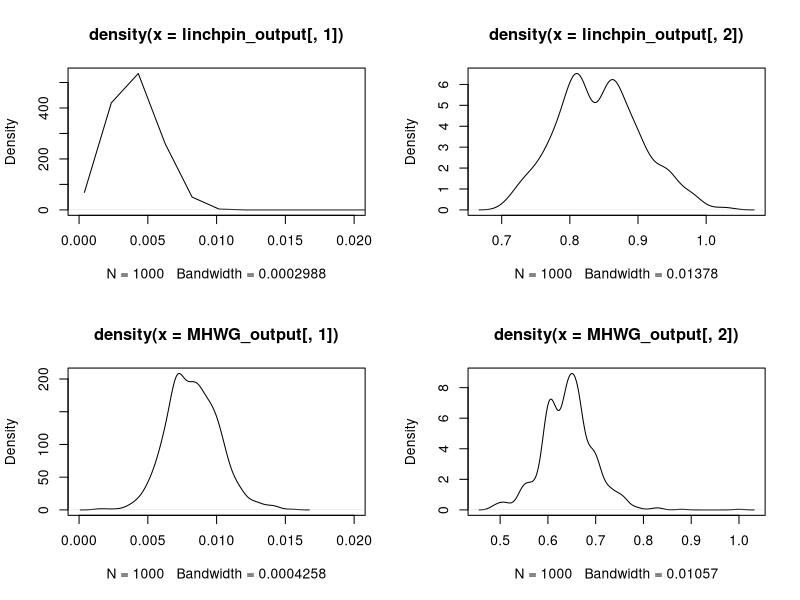
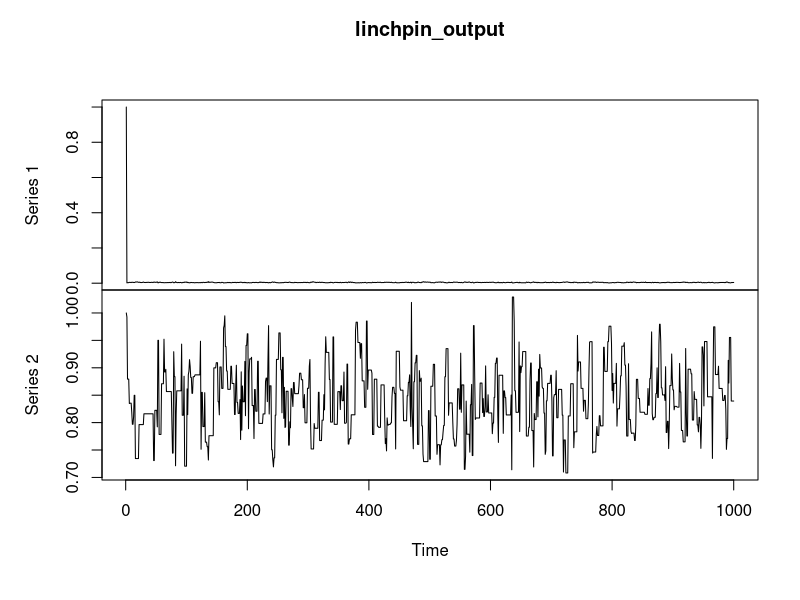
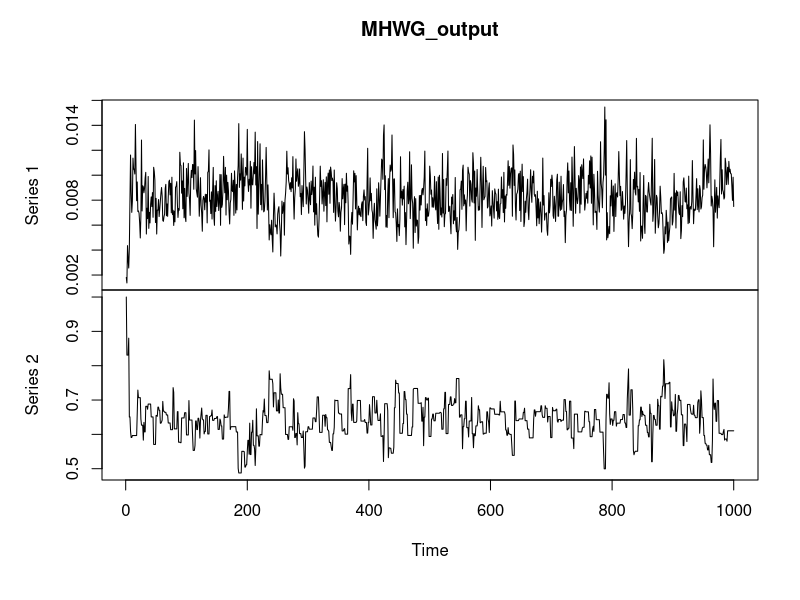
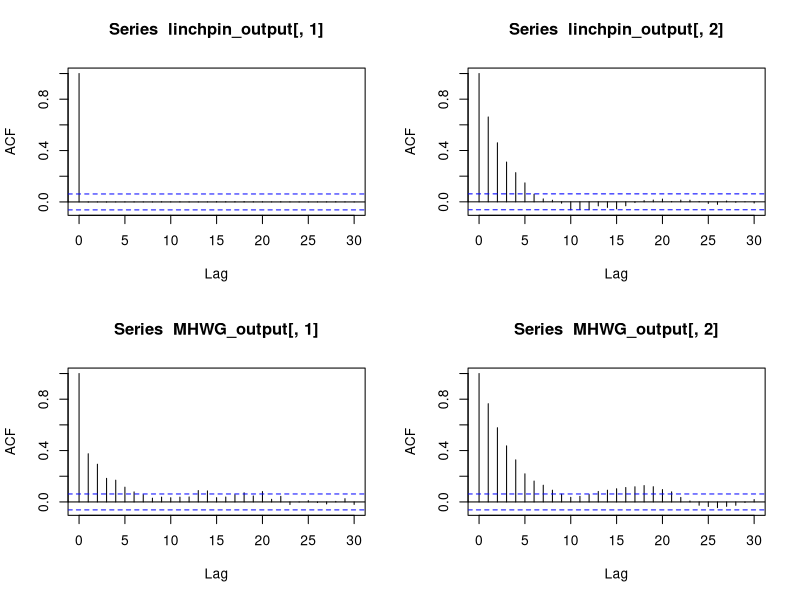

Recreate these plots in R, in order.
#################################################################
## Aim : Metropolis Hasting within Gibbs (MHWG) and Linchpin variable sampler
################################################################

set.seed(10)

# Log unnormalized posterior for MHWG with gamma priors
lupost_MHWG <- function(m, a1, b1, beta, T, lambda) {
  val <- (m+a1-1)*log(beta) + (beta-1)*sum(log(T)) -lambda*sum(T^beta) - b1*beta
  return(val)
}

# Log unnormalized posterior for linchpin with gamma priors
lupost_linchpin <- function(m, a1, a0, b0, b1, beta, T)  {
  val <- (m+a1-1)*log(beta) + (beta-1)*sum(log(T)) - b1*beta - (m+a0)*log(b0+sum(T^beta))
  return(val)
}

# Function to generate output from MHWG
MHWG <- function(T, a0, a1, b0, b1, init, n, h)  {
  m = length(T)
  acceptance_prob <- 0
  output <- matrix(0, nrow = n, ncol = 2)
  output[1,] = init
  output[1,1] = rgamma(1, shape = m+a0, rate = b0 + sum(T^output[1,2]))       
  
  for(j in 2:n) {
    output[j,1] = rgamma(1, shape = m+a0, rate = b0 + sum(T^output[j-1,2]))     # Gibbs step for the first variable
    
    proposed <- rgamma(1, output[j-1,2]^2/h, output[j-1,2]/h)                   # MH for updating the second variable
    if(proposed<0)  {
      proposed = output[j-1,2]
    }
    alpha <- exp( lupost_MHWG(m, a1, b1, proposed, T, output[j,1]) + ((proposed^2)/h-1)*log(proposed) - (proposed/h)*proposed - 
                    lupost_MHWG(m, a1, b1, output[j-1,2], T, output[j,1]) - ((output[j-1,2]^2)/h-1)*log(output[j-1,2]) + (output[j-1,2]/h)*output[j-1,2])
    if(runif(1) < alpha)  {
      output[j,2] = proposed
      acceptance_prob = acceptance_prob+1
    } else  {
      output[j,2] = output[j-1,2]
    }
    
  }
  print(acceptance_prob/n)
  return(output)
}

# Function to generate output from linchpin
linchpin <- function(T, a0, a1, b0, b1, init, n, h) {
  m = length(T)
  acceptance_prob <- 0
  output <- matrix(0, nrow = n, ncol = 2)
  output[1,] = init
  for(j in 2:n) {
    proposed <- rgamma(1, output[j-1,2]^2/h, output[j-1,2]/h)                  # MH for the non-linchpin variable
    if(proposed<0)  {
      proposed = output[j-1,2]
    }
    alpha <- exp( lupost_linchpin(m, a1, a0, b0, b1, proposed, T) + ((proposed^2)/h-1)*log(proposed) - (proposed/h)*proposed - 
                  lupost_linchpin(m, a1, a0, b0, b1, output[j-1,2], T) - ((output[j-1,2]^2)/h-1)*log(output[j-1,2]) + (output[j-1,2]/h)*output[j-1,2])
    if(runif(1) < alpha)  {
      output[j,2] = proposed
      acceptance_prob = acceptance_prob+1
    } else  {
      output[j,2] = output[j-1,2]
    }
    
    output[j,1] = rgamma(1, shape = m+a0, rate = b0 + sum(T^output[j,2]))       # First variable is the linchpin variable
  }
  print(acceptance_prob/n)
  return(output)
}


# Input data
T <- c(387,182,244,600,627, 332,418,300,798,584,660,39,274,174,50, 
       34,1895,158,974,345,1755,1752,473,81,954,1407,230,464,380,131,1205)

# Hyperparameters for the gamma priors
a0= 2.5
b0= 2350
a1= 1
b1= 1
init <- c(1,1)
n=1e3

h = 0.02                                                      # h value for the proposal for reasonable acceptance for linchpin 
linchpin_output <- linchpin(T, a0, a1, b0, b1, init, n, h)

h = 0.009                                                     # h value for the proposal for reasonable acceptance for MHWG
MHWG_output <- MHWG(T, a0, a1, b0, b1, init, n, h)


#From the plots it is evident that the linchpin variable sampler is far better. The trace plots show better
#movement of the Markov chain and the autocorrelation function plot indicate lower correlations.
par(mfrow = c(2,2))
plot(density(linchpin_output[,1]), xlim=c(0,0.02))
plot(density(linchpin_output[,2]))
plot(density(MHWG_output[,1]), xlim=c(0,0.02))
plot(density(MHWG_output[,2]))

plot.ts(linchpin_output)
plot.ts(MHWG_output)

par(mfrow = c(2,2))
acf(linchpin_output[,1])
acf(linchpin_output[,2])
acf(MHWG_output[,1])
acf(MHWG_output[,2])
